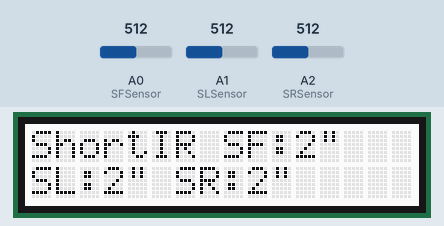
This sketch was run on a simulated Arduino Uno, built with avr-gcc and run on an emulated ATmega328P. Parts: 16×2 character LCD. The inputs (shaded band) are chosen by the test bench; at power-on: A0 (SFSensor) = 512, A1 (SLSensor) = 512, A2 (SRSensor) = 512. What the sketch prints to the serial monitor is not drawn.

Above: at 1.2 s.
1.3 s: A0 (SFSensor) set to 181
At 2.9 s:
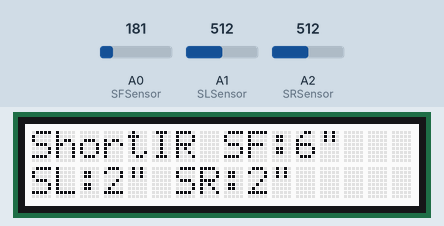
3.5 s: A1 (SLSensor) set to 181
At 5.0 s:
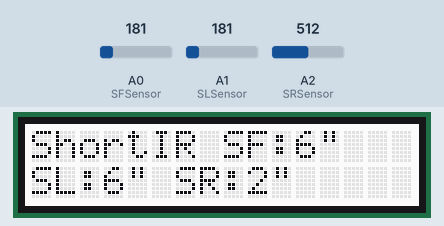
5.6 s: A2 (SRSensor) set to 181
At 6.6 s:
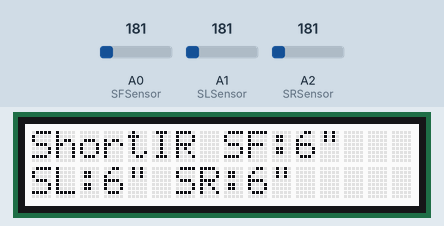
7.2 s: A0 (SFSensor) set to 201
At 8.7 s:
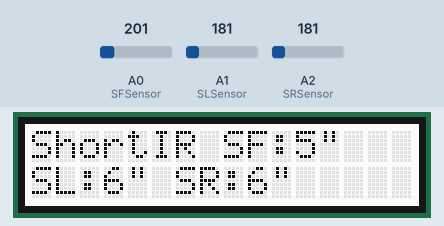
9.4 s: A1 (SLSensor) set to 201
At 10.8 s:
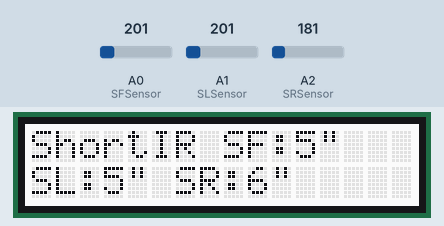
11.5 s: A2 (SRSensor) set to 201
At 12.3 s:
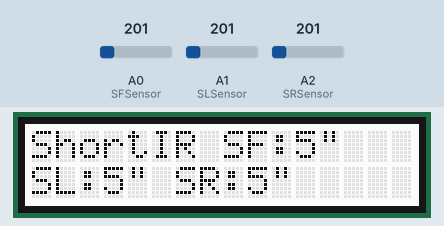
Timing chart, 0 to 14.1 s (numbered marks = the images above; inputs shaded):
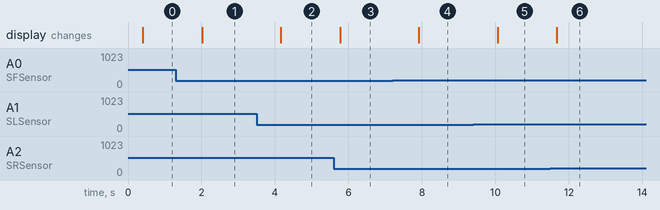

Measured:
- after the input at 1.3 s, the display: changes after 0.72 s (image 1)
- after the input at 3.5 s, the display: changes after 0.66 s (image 2)
- after the input at 5.6 s, the display: changes after 0.17 s (image 3)
- after the input at 7.2 s, the display: changes after 0.72 s (image 4)
- after the input at 9.4 s, the display: changes after 0.66 s (image 5)
- after the input at 11.5 s, the display: changes after 0.17 s (image 6)

The sketch:

shortIR.ino
```cpp
#include <Wire.h>
#include <Adafruit_RGBLCDShield.h>
#include <utility/Adafruit_MCP23017.h>
#include <math.h>

Adafruit_RGBLCDShield lcd = Adafruit_RGBLCDShield();

#define RED 0x1
#define YELLOW 0x3
#define GREEN 0x2
#define TEAL 0x6
#define BLUE 0x4
#define VIOLET 0x5
#define WHITE 0x7


const int SFSensor = A0;
const int SLSensor = A1;
const int SRSensor = A2;
const int LFSensor = A3;


 int SValueSF=0; //Short Front
 int SValueSR=0; //Short Right
 int SValueSL=0; //Short Left

void setup() {
  // put your setup code here, to run once:
  Serial.begin(9600);
  lcd.begin(16,2);

  lcd.print("ShortIR");
  //lcd.setCursor(1,6);
  lcd.setBacklight(WHITE);
}

void loop() {
  // put your main code here, to run repeatedly:
  lcd.setCursor(0,0); //(position, line)


  //read Short IR values
  SValueSF = analogRead(SFSensor);
  delay(100);
  SValueSL = analogRead(SLSensor);
  delay(100);
  SValueSR = analogRead(SRSensor);
  delay(100);

  //compute the distance based on the digital value
  Serial.print("Front");
  SValueSF = computeDistance_SIR(SValueSF);
  Serial.print("Left");
  SValueSL = computeDistance_SIR(SValueSL);
  Serial.print("Right");
  SValueSR = computeDistance_SIR(SValueSR);

  printLCD(SValueSF, SValueSL, SValueSR);

  delay(200); //0.5 seconds

}

void printLCD(int SValueSF, int SValueSL, int SValueSR){

  if(SValueSF != -1)
  {
    lcd.setCursor(8, 0);
    lcd.print("SF:");
    lcd.print(SValueSF);
    lcd.print("\"");
  }
  if(SValueSL != -1)
  {
    lcd.setCursor(0, 1);
    lcd.print("SL:");
    lcd.print(SValueSL);
    lcd.print("\"");
  }
  if(SValueSR != -1)
  {
    lcd.setCursor(6, 1);
    lcd.print("SR:");
    lcd.print(SValueSR);
    lcd.print("\"");
  }


  //Short right
  //Short left
}


int computeDistance_SIR(int value){

  int distance = -1; //-1 signals that it did not qualify as a new distance
  if( value > 473 && value < 530)
  {
    //2 inches
    distance = 2;
  } else if( value > 335 && value < 366) distance = 3; //3 inches
      else  if(value > 246 && value < 268) distance = 4; //4 inches
          else if(value > 195 && value < 229) distance = 5; //5 inches
            else if (value > 175 && value < 191) distance = 6; //6 inches
              else if( value > 143 && value < 167) distance = 7; //7 inches
                else if(value > 121 && value < 136) distance = 8;//149 causes an overlap with 7 & 8 inches, changed to 136
                  else if (value > 107 && value < 135) distance = 9;
                    else if(value < 100) distance = 10; //10 inches

  Serial.print(" sensor: ");
  Serial.print(distance);
  Serial.print(" dValue: ");
  Serial.print(value);
  Serial.print("\n");

  return distance;
}


/*
int SF_Function(int dValue){

  int distance = 0;
  //distance = (dValue - 558.43);
  //distance /= -22.622;
  //consider ceiling/floor
  if(dValue < 370 && dValue > 175){
      distance = (12.592 * exp(-0.004 * dValue));
  } else{
    if(dValue < 100){
      distance = (12.592 * exp(-0.004 * dValue)) - 1;
    } else{
      distance = 1+ (12.592 * exp(-0.004 * dValue));
    }
  }


  Serial.print("Front sensor: ");
  Serial.print(distance);
  Serial.print(" dValue: ");
  Serial.print(dValue);
  Serial.print("\n");
  return distance;
}*/
```
